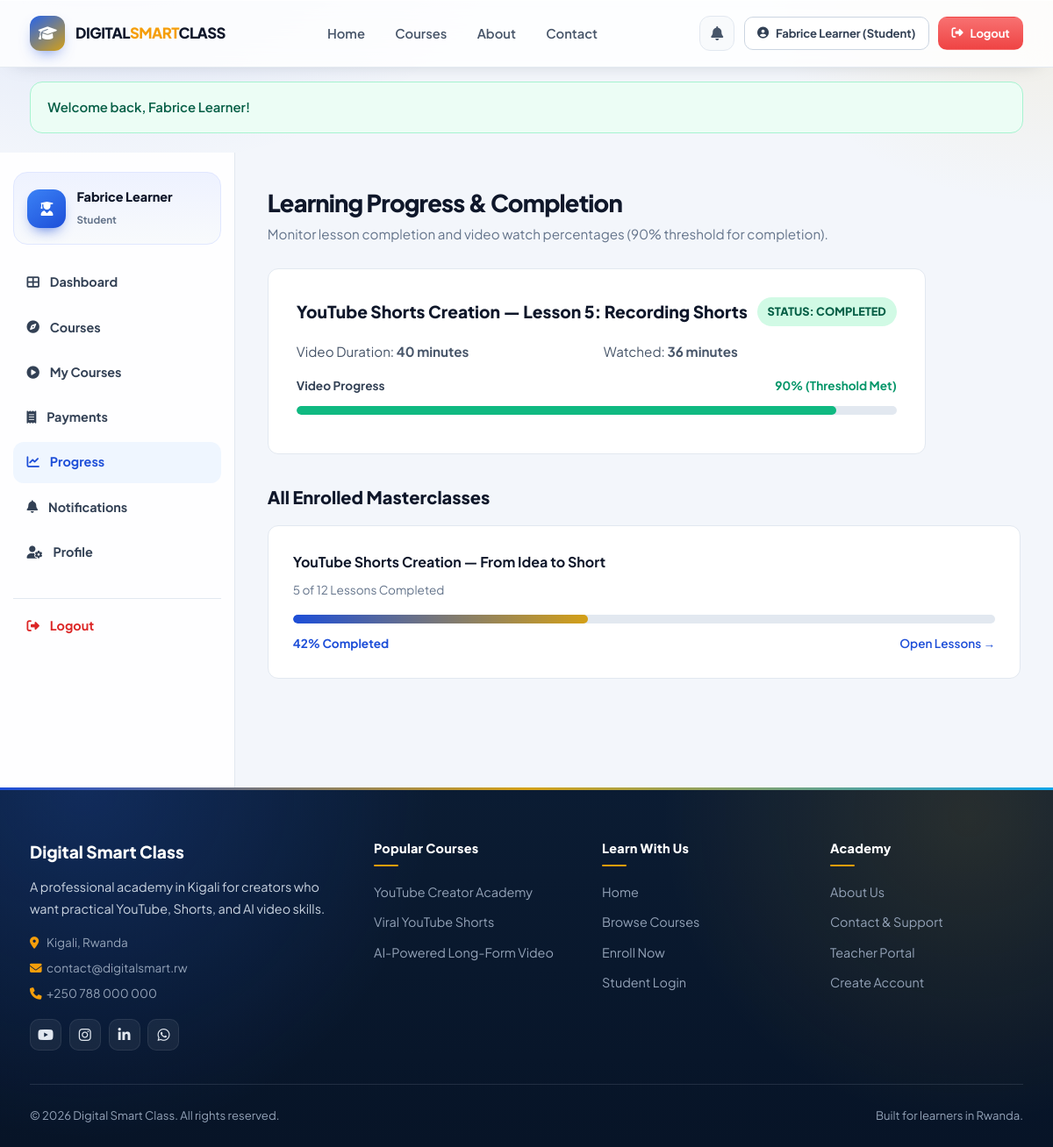
The app's page /student/progress.php (signed in) with its own data.
### tables this page shows
CREATE TABLE IF NOT EXISTS `courses` (
    `id` INT AUTO_INCREMENT PRIMARY KEY,
    `category_id` INT NOT NULL,
    `teacher_id` INT NOT NULL,
    `title` VARCHAR(200) NOT NULL,
    `slug` VARCHAR(220) NOT NULL UNIQUE,
    `subtitle` VARCHAR(255) NOT NULL,
    `description` LONGTEXT NOT NULL,
    `level` ENUM('Beginner', 'Beginner → Intermediate', 'Intermediate', 'Advanced', 'All Levels') DEFAULT 'Beginner',
    `duration_weeks` VARCHAR(50) DEFAULT '4 Weeks',
    `duration_hours` INT DEFAULT 6,
    `total_lessons` INT DEFAULT 10,
    `price` DECIMAL(10, 2) NOT NULL DEFAULT 30000.00,
    `currency` VARCHAR(10) DEFAULT 'RWF',
    `thumbnail` VARCHAR(255) DEFAULT 'assets/images/course-default.jpg',
    `is_featured` TINYINT(1) DEFAULT 1,
    `status` ENUM('draft', 'published', 'archived') DEFAULT 'published',
    `created_at` TIMESTAMP DEFAULT CURRENT_TIMESTAMP,
    `updated_at` TIMESTAMP DEFAULT CURRENT_TIMESTAMP ON UPDATE CURRENT_TIMESTAMP,
    FOREIGN KEY (`category_id`) REFERENCES `course_categories`(`id`) ON DELETE RESTRICT,
    FOREIGN KEY (`teacher_id`) REFERENCES `users`(`id`) ON DELETE CASCADE
);

### includes/auth.php (called while the page is built, shortened)
<?php
function is_logged_in() {
    return isset($_SESSION['user_id']) && !empty($_SESSION['user_id']);
}
function current_user() {
    return [
        'id'        => $_SESSION['user_id'],
        'role'      => $_SESSION['user_role'] ?? 'student',
        'role_id'   => $_SESSION['user_role_id'] ?? 3,
        'full_name' => $_SESSION['user_name'] ?? 'User',
        'email'     => $_SESSION['user_email'] ?? '',
    ];
}

### config/database.php (called while the page is built, shortened)
<?php
function site_url($path = '') {
    $protocol = (!empty($_SERVER['HTTPS']) && $_SERVER['HTTPS'] !== 'off') ? "https://" : "http://";
    $host = $_SERVER['HTTP_HOST'] ?? 'localhost';
    $scriptDir = str_replace('\\', '/', dirname($_SERVER['SCRIPT_NAME']));
    $baseDir = preg_replace('/(\/(student|teacher|admin|accountant|config|includes|assets))$/', '', $scriptDir);
    $baseDir = rtrim($baseDir, '/');
    return $protocol . $host . $baseDir . '/' . ltrim($path, '/');
}

### student/progress.php (the view, shortened to what this page needs)
<?php
require_once __DIR__ . '/../includes/student-auth.php';
$user = current_user();
$coursesProgress = [];
if ($db_connected && $pdo) {
    try {
        $stmt = $pdo->prepare("
            SELECT c.id, c.title, c.total_lessons, c.duration_hours,
                   (SELECT COUNT(*) FROM lesson_progress lp WHERE lp.course_id = c.id AND lp.user_id = :uid AND lp.is_completed = 1) as completed_lessons
            FROM enrollments e
            JOIN courses c ON e.course_id = c.id
            WHERE e.user_id = :uid AND e.status = 'active'
        ");
        $stmt->execute(['uid' => $user['id']]);
        $coursesProgress = $stmt->fetchAll();
    } catch (PDOException $e) {
        $coursesProgress = [];
    }
}
require_once __DIR__ . '/../includes/header.php';
?>
<div class="dashboard-layout">
    <aside class="sidebar">
        <div class="sidebar-user">
            <div class="sidebar-user-avatar"><i class="fas fa-user-graduate"></i></div>
            <div class="sidebar-user-info">
                <h5><?= e($user['full_name']); ?></h5>
                <span>Student</span>
            </div>
        </div>
        <ul class="sidebar-menu">
            <li class="sidebar-item"><a href="<?= site_url('student/dashboard.php'); ?>"><i class="fas fa-th-large"></i> Dashboard</a></li>
            <li class="sidebar-item"><a href="<?= site_url('student/courses.php'); ?>"><i class="fas fa-compass"></i> Courses</a></li>
            <li class="sidebar-item"><a href="<?= site_url('student/my-courses.php'); ?>"><i class="fas fa-play-circle"></i> My Courses</a></li>
            <li class="sidebar-item"><a href="<?= site_url('student/payments.php'); ?>"><i class="fas fa-receipt"></i> Payments</a></li>
            <li class="sidebar-item active"><a href="<?= site_url('student/progress.php'); ?>"><i class="fas fa-chart-line"></i> Progress</a></li>
            <li class="sidebar-item"><a href="<?= site_url('student/notifications.php'); ?>"><i class="fas fa-bell"></i> Notifications</a></li>
            <li class="sidebar-item"><a href="<?= site_url('student/profile.php'); ?>"><i class="fas fa-user-cog"></i> Profile</a></li>
            <li class="sidebar-item" style="margin-top: 1.5rem; border-top: 1px solid var(--gray-200); padding-top: 0.5rem;">
                <a href="<?= site_url('logout.php'); ?>" style="color: var(--danger);"><i class="fas fa-sign-out-alt"></i> Logout</a>
            </li>
        </ul>
    </aside>
    <main class="dashboard-main">
        <div class="dashboard-title-bar">
            <div>
                <h2>Learning Progress & Completion</h2>
                <p style="color: var(--gray-500); font-size: 0.95rem;">Monitor lesson completion and video watch percentages (90% threshold for completion).</p>
            </div>
        </div>
        <div style="background: #ffffff; border: 1px solid #e2e8f0; border-radius: 12px; padding: 2rem; margin-bottom: 2rem; max-width: 750px;">
            <div style="display: flex; justify-content: space-between; align-items: center; margin-bottom: 1rem;">
                <h3 style="font-size: 1.2rem; font-weight: 800; color: #0f172a;">
                    YouTube Shorts Creation — Lesson 5: Recording Shorts
                </h3>
                <span class="badge badge-active" style="font-size: 0.8rem; padding: 0.35rem 0.75rem;">
                    STATUS: COMPLETED
                </span>
            </div>
            <div style="display: grid; grid-template-columns: 1fr 1fr; gap: 1rem; margin-bottom: 1rem; font-size: 0.95rem; color: #475569;">
                <div>Video Duration: <strong>40 minutes</strong></div>
                <div>Watched: <strong>36 minutes</strong></div>
            </div>
            <div style="display: flex; justify-content: space-between; font-size: 0.85rem; font-weight: 700; color: #334155; margin-bottom: 0.35rem;">
                <span>Video Progress</span>
                <span style="color: var(--success);">90% (Threshold Met)</span>
            </div>
            <div class="progress-container">
                <div class="progress-bar-fill" style="width: 90%; background: #10b981;"></div>
            </div>
        </div>
        <h3 style="font-size: 1.25rem; font-weight: 800; color: #0f172a; margin-bottom: 1rem;">All Enrolled Masterclasses</h3>
        <div style="display: grid; grid-template-columns: repeat(auto-fit, minmax(320px, 1fr)); gap: 1.5rem;">
            <?php if (empty($coursesProgress)): ?>
                <div style="background: #ffffff; border: 1px solid #e2e8f0; border-radius: 12px; padding: 1.75rem;">
                    <h4 style="font-weight: 700; color: #0f172a; margin-bottom: 0.5rem;">YouTube Shorts Creation — From Idea to Short</h4>
                    <p style="font-size: 0.85rem; color: #64748b; margin-bottom: 1rem;">10 of 12 Lessons Completed</p>
                    <div class="progress-container">
                        <div class="progress-bar-fill" style="width: 83%;"></div>
                    </div>
                    <div style="display: flex; justify-content: space-between; font-size: 0.85rem; margin-top: 0.5rem;">
                        <span style="font-weight: 700; color: var(--primary);">83% Completed</span>
                        <a href="<?= site_url('student/learning.php?course_id=2'); ?>" style="font-weight: 600;">Continue Learning &rarr;</a>
                    </div>
                </div>
            <?php else: ?>
                <?php foreach ($coursesProgress as $cp): ?>
                    <?php
                        $pct = $cp['total_lessons'] > 0 ? round(($cp['completed_lessons'] / $cp['total_lessons']) * 100) : 0;
                    ?>
                    <div style="background: #ffffff; border: 1px solid #e2e8f0; border-radius: 12px; padding: 1.75rem;">
                        <h4 style="font-weight: 700; color: #0f172a; margin-bottom: 0.5rem;"><?= e($cp['title']); ?></h4>
                        <p style="font-size: 0.85rem; color: #64748b; margin-bottom: 1rem;">
                            <?= $cp['completed_lessons']; ?> of <?= $cp['total_lessons']; ?> Lessons Completed
                        </p>
                        <div class="progress-container">
                            <div class="progress-bar-fill" style="width: <?= $pct; ?>%;"></div>
                        </div>
                        <div style="display: flex; justify-content: space-between; font-size: 0.85rem; margin-top: 0.5rem;">
                            <span style="font-weight: 700; color: var(--primary);"><?= $pct; ?>% Completed</span>
                            <a href="<?= site_url('student/learning.php?course_id=' . $cp['id']); ?>" style="font-weight: 600;">Open Lessons &rarr;</a>
                        </div>
                    </div>
                <?php endforeach; ?>
            <?php endif; ?>
        </div>
    </main>
</div>
<?php require_once __DIR__ . '/../includes/footer.php'; ?>

### assets/css/style.css (style rules this page uses)
:root { --primary: #1d4ed8; --primary-hover: #1e3a8a; --primary-light: #eff6ff; --primary-soft: rgba(29, 78, 216, 0.12); --secondary: #0ea5e9; --accent: #f59e0b; --accent-soft: rgba(212, 160, 23, 0.16); --teal: #0d9488; --violet: #7c3aed; --success: #059669; --danger: #dc2626; --dark: #071427; --dark-surface: #0d1f38; --gray-50: #f8fafc; --gray-100: #f1f5f9; --gray-200: #e2e8f0; --gray-300: #cbd5e1; --gray-400: #94a3b8; --gray-500: #64748b; --gray-600: #475569; --gray-700: #334155; --gray-800: #1e293b; --gray-900: #0f172a; --white: #ffffff; --radius-sm: 8px; --radius-md: 12px; --radius-lg: 20px; --radius-xl: 28px; --radius-full: 9999px; --shadow-sm: 0 1px 2px rgba(15, 23, 42, 0.05); --shadow-md: 0 8px 24px -12px rgba(15, 23, 42, 0.18); --shadow-lg: 0 18px 40px -20px rgba(15, 23, 42, 0.28); --shadow-xl: 0 28px 60px -24px rgba(29, 78, 216, 0.32); --transition: all 0.28s cubic-bezier(0.4, 0, 0.2, 1); --font: "Plus Jakarta Sans", "Segoe UI", sans-serif; }
* { margin: 0; padding: 0; box-sizing: border-box; }
html { scroll-behavior: smooth; }
body { font-family: var(--font); background-color: #f3f6fb; background-image: radial-gradient(ellipse 80% 50% at 10% -10%, rgba(29, 78, 216, 0.12), transparent 50%), radial-gradient(ellipse 60% 40% at 100% 0%, rgba(212, 160, 23, 0.10), transparent 45%); color: var(--gray-800); line-height: 1.65; min-height: 100vh; display: flex; flex-direction: column; -webkit-font-smoothing: antialiased; }
a { color: var(--primary); text-decoration: none; transition: var(--transition); }
.dashboard-layout { display: flex; min-height: calc(100vh - 76px); }
.sidebar { width: 268px; background: rgba(255, 255, 255, 0.9); border-right: 1px solid var(--gray-200); padding: 1.4rem 0.95rem; display: flex; flex-direction: column; }
.sidebar-user { padding: 0.95rem; background: linear-gradient(180deg, #eef2ff, #f8fafc); border: 1px solid #e0e7ff; border-radius: 16px; margin-bottom: 1.25rem; display: flex; align-items: center; gap: 0.75rem; }
.sidebar-user-avatar { width: 44px; height: 44px; border-radius: 14px; background: linear-gradient(145deg, #3b82f6, #1d4ed8); color: var(--white); display: flex; align-items: center; justify-content: center; font-weight: 700; box-shadow: 0 8px 16px -8px rgba(29, 78, 216, 0.9); }
.sidebar-user-info h5 { font-size: 0.9rem; font-weight: 800; color: var(--gray-900); }
.sidebar-user-info span { font-size: 0.72rem; color: var(--gray-500); text-transform: capitalize; font-weight: 700; }
.sidebar-menu { list-style: none; display: flex; flex-direction: column; gap: 0.28rem; flex: 1; }
.sidebar-item a { display: flex; align-items: center; gap: 0.75rem; padding: 0.72rem 0.95rem; border-radius: 12px; font-weight: 650; font-size: 0.9rem; color: var(--gray-700); }
.sidebar-item a:hover, .sidebar-item.active a { background: var(--primary-light); color: var(--primary); }
.dashboard-main { flex: 1; padding: 2.2rem 2.3rem; background: transparent; }
.dashboard-title-bar { display: flex; align-items: center; justify-content: space-between; margin-bottom: 1.7rem; gap: 1rem; }
.dashboard-title-bar h2 { font-size: 1.7rem; font-weight: 800; color: var(--gray-900); letter-spacing: -0.03em; }
.badge { display: inline-block; padding: 0.22rem 0.65rem; border-radius: var(--radius-full); font-size: 0.72rem; font-weight: 800; text-transform: capitalize; }
.badge-approved, .badge-active { background: #d1fae5; color: #065f46; }

### assets/css/dashboard.css (style rules this page uses)
.progress-container { width: 100%; background-color: #e2e8f0; border-radius: 9999px; height: 10px; overflow: hidden; margin: 0.75rem 0; }
.progress-bar-fill { height: 100%; background: linear-gradient(90deg, #1d4ed8, #d4a017); border-radius: 9999px; transition: width 0.4s ease; }

### records on screen
courses: title "YouTube Shorts Creation — From Idea to Short", completed_lessons "5", total_lessons "12", pct "42"

### other values on screen
$currentUser['full_name'] "Fabrice Learner"
$roleLabel "Student"
$msg "Welcome back, Fabrice Learner!"
$user['full_name'] "Fabrice Learner"
